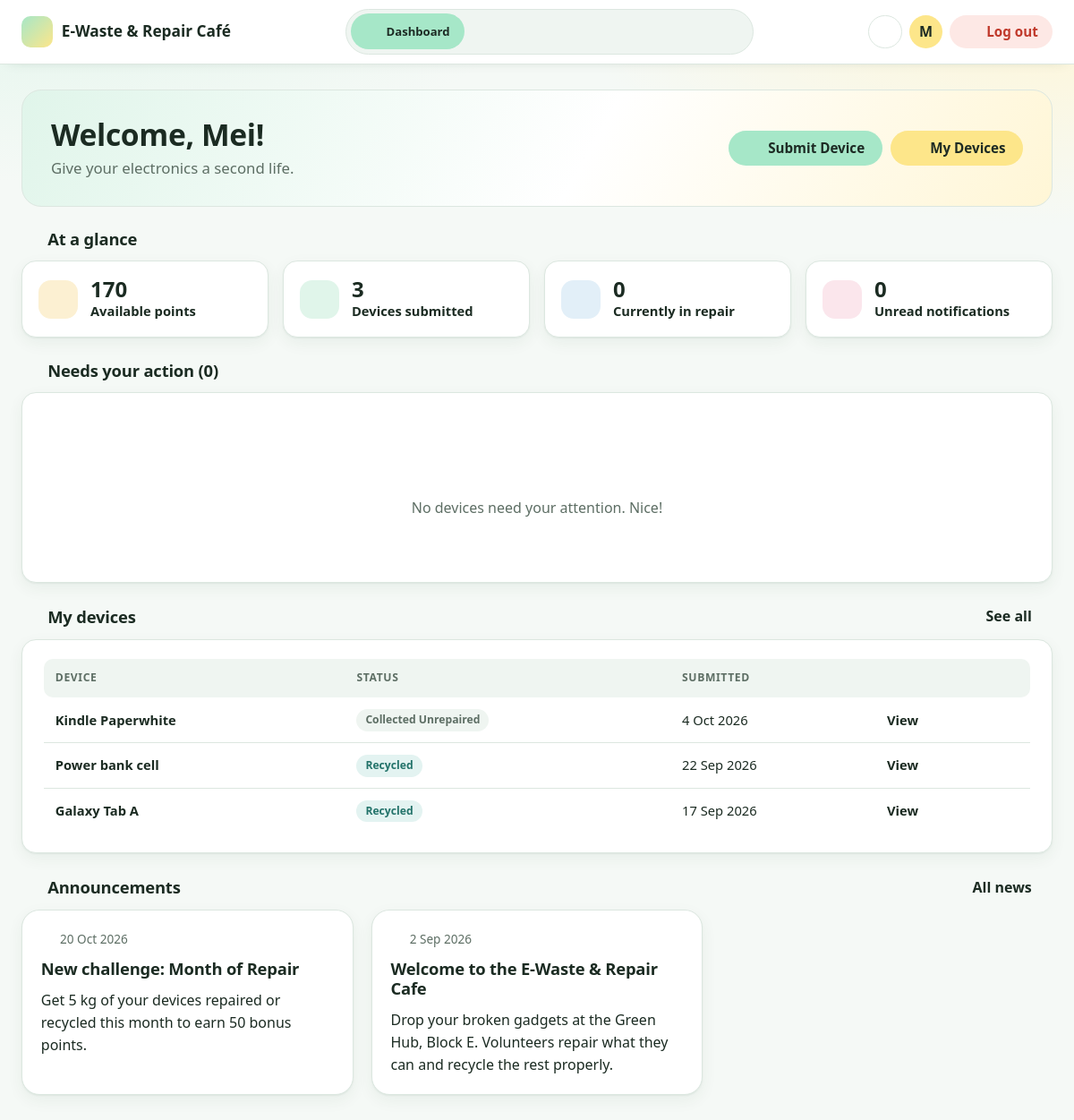
Before: /student/index.php (signed in) with the older database file.
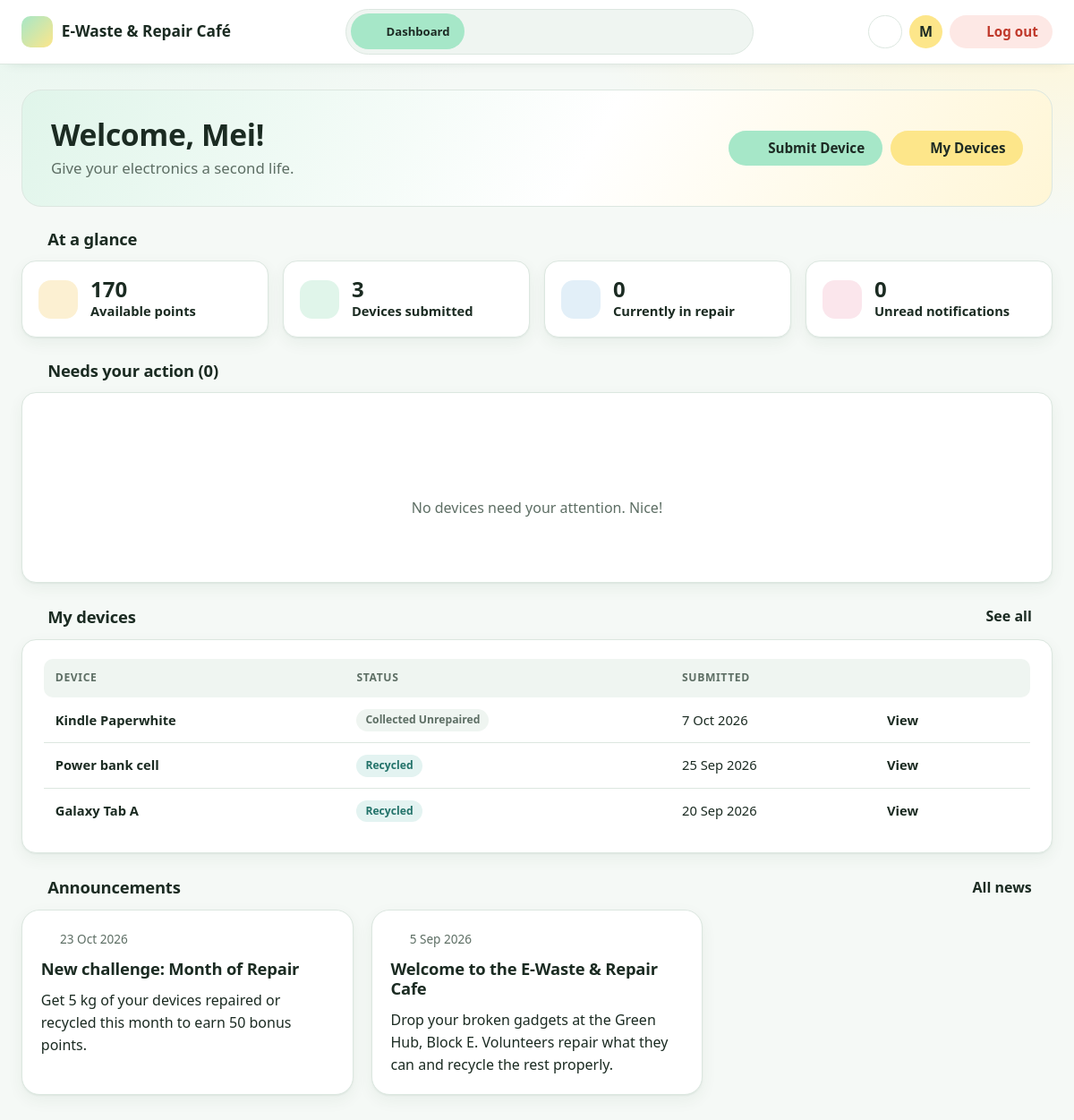
After: the same page with the newer database file.
### tables this page shows
CREATE TABLE `devices` (
  `deviceID` varchar(10) NOT NULL,
  `submitted_by` varchar(10) NOT NULL,
  `categoryID` varchar(10) NOT NULL,
  `claimed_by` varchar(10) DEFAULT NULL,
  `processed_by` varchar(10) DEFAULT NULL,
  `device_name` varchar(100) NOT NULL,
  `fault_description` varchar(255) NOT NULL,
  `photo_path` varchar(255) NOT NULL,
  `weight_kg` decimal(6,2) DEFAULT NULL,
  `status` enum('Submitted','Cancelled','Dropped Off','Claimed','In Repair','Ready for Collection','Completed','Pending Consent','Return Requested','Awaiting Recycle','Recycled','Returned Unrepaired','Collected Unrepaired','Disposed','Returned Unclaimed') NOT NULL DEFAULT 'Submitted',
  `disposal_method` enum('Certified e-waste recycler','Battery take-back programme','Metal recovery','Harvest parts for repair stock') DEFAULT NULL,
  `terms_accepted` tinyint(1) NOT NULL,
  `recycle_consent` tinyint(1) DEFAULT NULL,
  `submitted_at` datetime NOT NULL DEFAULT current_timestamp(),
  `status_changed_at` datetime NOT NULL DEFAULT current_timestamp()
);

CREATE TABLE `announcements` (
  `announcementID` varchar(10) NOT NULL,
  `created_by` varchar(10) NOT NULL,
  `title` varchar(100) NOT NULL,
  `message` varchar(500) NOT NULL,
  `created_at` datetime NOT NULL DEFAULT current_timestamp()
);

### student/index.php (the view, shortened to what this page needs)
<?php
require '../config/db.php';
require '../includes/functions.php';
$tp = $_SESSION['tp_number'];
$points = db_value($conn, "SELECT COALESCE(SUM(points),0) FROM points_transactions WHERE tp_number = ?", 's', [$tp]);
$devices = db_value($conn, "SELECT COUNT(*) FROM devices WHERE submitted_by = ?", 's', [$tp]);
$repairing = db_value($conn, "SELECT COUNT(*) FROM devices WHERE submitted_by = ? AND status = 'In Repair'", 's', [$tp]);
$unread = db_value($conn, "SELECT COUNT(*) FROM notifications WHERE tp_number = ? AND is_read = 0", 's', [$tp]);
$actionDevices = db_all($conn, "SELECT deviceID, device_name, status FROM devices
    WHERE submitted_by = ? AND status IN ('Pending Consent','Ready for Collection','Returned Unrepaired')
    ORDER BY status_changed_at DESC LIMIT 4", 's', [$tp]);
$recent = db_all($conn, "SELECT deviceID, device_name, status, submitted_at FROM devices
    WHERE submitted_by = ? ORDER BY submitted_at DESC LIMIT 5", 's', [$tp]);
$announcements = db_all($conn, "SELECT title, message, created_at FROM announcements
    ORDER BY created_at DESC LIMIT 3");
require '../includes/student_top.php';
?>
<section class="hero-card">
    <div class="hero-card-text">
        <h1>Welcome, <?= e(explode(' ', $_SESSION['name'] ?? 'Student')[0]) ?>!</h1>
        <p class="serif-line">Give your electronics a second life.</p>
    </div>
    <div class="hero-actions">
        <a href="submit-device.php" class="btn btn-primary"><?= icon('plus') ?> Submit Device</a>
        <a href="my-devices.php" class="btn btn-sun"><?= icon('device') ?> My Devices</a>
    </div>
    <span class="hero-art" aria-hidden="true"><?= icon('recycle') ?></span>
</section>
<h2 class="section-title"><?= icon('chart') ?> At a glance</h2>
<section class="stat-grid four">
    <a class="stat-card row" href="rewards.php">
        <span class="stat-icon tint-gold"><?= icon('star') ?></span>
        <div><strong class="stat-value"><?= number_format((int)$points) ?></strong><span class="stat-title">Available points</span></div>
    </a>
    <a class="stat-card row" href="my-devices.php">
        <span class="stat-icon tint-mint"><?= icon('device') ?></span>
        <div><strong class="stat-value"><?= (int)$devices ?></strong><span class="stat-title">Devices submitted</span></div>
    </a>
    <div class="stat-card row">
        <span class="stat-icon tint-sky"><?= icon('wrench') ?></span>
        <div><strong class="stat-value"><?= (int)$repairing ?></strong><span class="stat-title">Currently in repair</span></div>
    </div>
    <a class="stat-card row" href="notifications.php">
        <span class="stat-icon tint-rose"><?= icon('bell') ?></span>
        <div><strong class="stat-value"><?= (int)$unread ?></strong><span class="stat-title">Unread notifications</span></div>
    </a>
</section>
<h2 class="section-title"><?= icon('clock') ?> Needs your action (<?= count($actionDevices) ?>)</h2>
<section class="card">
    <?php if (!$actionDevices): ?>
        <?php empty_state('check', 'No devices need your attention. Nice!'); ?>
    <?php endif; ?>
</section>
<div class="section-head">
    <h2 class="section-title"><?= icon('device') ?> My devices</h2>
    <a class="link-arrow" href="my-devices.php">See all <?= icon('arrow-right') ?></a>
</div>
<section class="card">
    <div class="table-wrap"><table>
        <thead><tr><th>Device</th><th>Status</th><th>Submitted</th><th></th></tr></thead>
        <tbody>
        <?php foreach ($recent as $d): ?>
            <tr>
                <td><strong><?= e($d['device_name']) ?></strong></td>
                <td><span class="badge <?= e(status_class($d['status'])) ?>"><?= e($d['status']) ?></span></td>
                <td><?= e(nice_date($d['submitted_at'])) ?></td>
                <td><a class="link-arrow" href="device-details.php?id=<?= urlencode($d['deviceID']) ?>">View <?= icon('arrow-right') ?></a></td>
            </tr>
        <?php endforeach; ?>
        </tbody>
    </table></div>
</section>
<div class="section-head">
    <h2 class="section-title"><?= icon('megaphone') ?> Announcements</h2>
    <a class="link-arrow" href="notifications.php">All news <?= icon('arrow-right') ?></a>
</div>
<section class="post-grid">
    <?php foreach ($announcements as $a): ?>
        <article class="post-card">
            <time datetime="<?= e(date('Y-m-d', strtotime($a['created_at']))) ?>"><?= icon('calendar') ?> <?= e(nice_date($a['created_at'])) ?></time>
            <h2><?= e($a['title']) ?></h2>
            <p><?= nl2br(e($a['message'])) ?></p>
        </article>
    <?php endforeach; ?>
</section>
<?php require '../includes/bottom.php'; ?>

### includes/icons.php (shortened to what this page needs)
<?php
function icon($name, $class = '')
{
    $svg = $paths[$name] ?? $paths['box'];
    return '<svg class="icon ' . $class . '" viewBox="0 0 24 24" aria-hidden="true" focusable="false">' . $svg . '</svg>';
}

Changed rows visible on the page:
changed devices "Kindle Paperwhite": submitted_at "4 Oct 2026" → "7 Oct 2026"
changed devices "Power bank cell": submitted_at "22 Sep 2026" → "25 Sep 2026"
changed devices "Galaxy Tab A": submitted_at "17 Sep 2026" → "20 Sep 2026"
changed announcements "New challenge: Month of Repair": created_at "20 Oct 2026" → "23 Oct 2026"
changed announcements "Welcome to the E-Waste & Repair Cafe": created_at "2 Sep 2026" → "5 Sep 2026"
